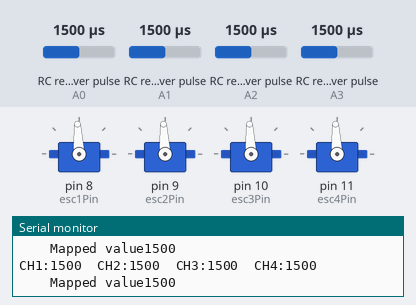
The sketch below on a simulated Arduino Uno, built with avr-gcc and run on an emulated ATmega328P. On the bench: 4 × servo, the last lines printed to the serial monitor. Wiring (inferred from the names in the program): 4 × RC receiver channel: data A0 / data A1 / data A2 / data A3. Inputs (shaded band) come from the test bench; at power-on: RC receiver pulse (sensors on A2, A0, A1, A3) 1500 µs.

Above: at 1.2 s.
1.3 s: RC receiver pulse (sensor on A2) set to 1020 µs
At 1.8 s:
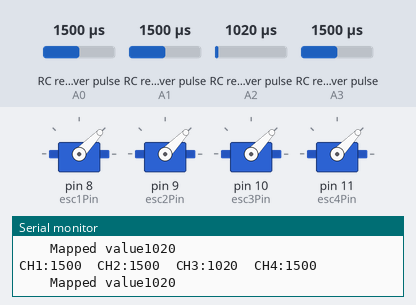
2.9 s: RC receiver pulse (sensor on A2) set to 1250 µs
At 3.8 s:
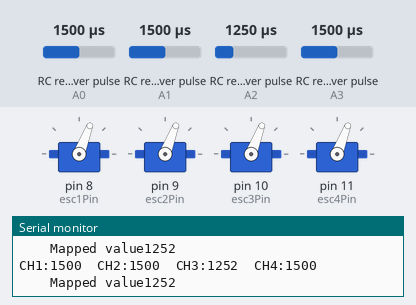
4.4 s: RC receiver pulse (sensor on A2) set to 1750 µs
At 4.7 s:
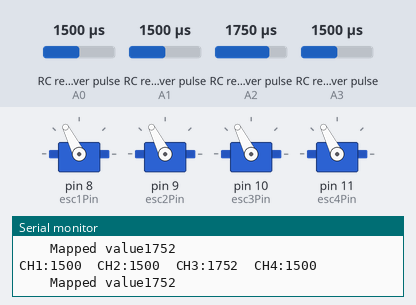
5.9 s: RC receiver pulse (sensor on A2) set to 1980 µs
At 6.8 s:
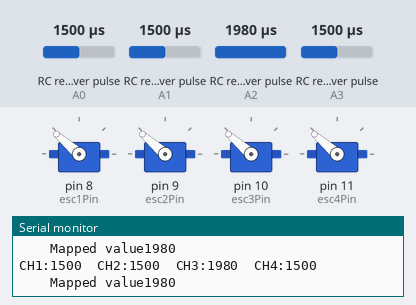
7.5 s: RC receiver pulse (sensor on A2) set to 1500 µs
At 8.9 s:
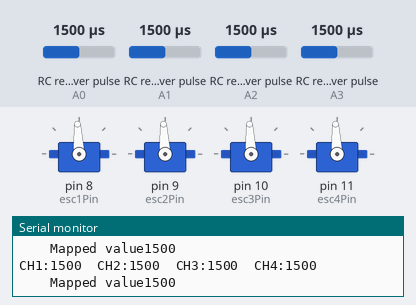
Timing chart, 0 to 10.0 s (numbered marks = the images above; inputs shaded):
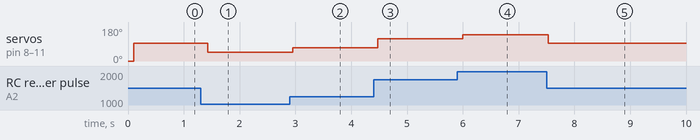

The sketch:

Reciever__Input.ino
```cpp
#include <EnableInterrupt.h>
#include <Servo.h>  //Using servo library to control ESC

Servo esc1;          //Creating an object of Servo
Servo esc2;
Servo esc3;
Servo esc4;

#define SERIAL_PORT_SPEED 57600
#define RC_NUM_CHANNELS  4

#define RC_CH1  0
#define RC_CH2  1
#define RC_CH3  2
#define RC_CH4  3

#define RC_CH1_INPUT  A0
#define RC_CH2_INPUT  A1
#define RC_CH3_INPUT  A2
#define RC_CH4_INPUT  A3

uint16_t rc_values[RC_NUM_CHANNELS];
uint32_t rc_start[RC_NUM_CHANNELS];
volatile uint16_t rc_shared[RC_NUM_CHANNELS];   //Read about volatile: https://www.arduino.cc/reference/en/language/variables/variable-scope--qualifiers/volatile/
                                                // 16 bit = 2 byte unsigned integer

int channet4Output = 1000;

int esc1Pin = 8;
int esc2Pin = 9;
int esc3Pin = 10;
int esc4Pin = 11;

void rc_read_values() {
  noInterrupts();
  memcpy(rc_values, (const void *)rc_shared, sizeof(rc_shared));
  interrupts();
}

void calc_input(uint8_t channel, uint8_t input_pin) {
  if (digitalRead(input_pin) == HIGH) {
    rc_start[channel] = micros();
  } else {
    uint16_t rc_compare = (uint16_t)(micros() - rc_start[channel]);
    rc_shared[channel] = rc_compare;
  }
}

void calc_ch1() { calc_input(RC_CH1, RC_CH1_INPUT); }
void calc_ch2() { calc_input(RC_CH2, RC_CH2_INPUT); }
void calc_ch3() { calc_input(RC_CH3, RC_CH3_INPUT); }
void calc_ch4() { calc_input(RC_CH4, RC_CH4_INPUT); }

void setup() {
  Serial.begin(SERIAL_PORT_SPEED);
  esc1.attach(esc1Pin);                //Specify ESC pin, here as D9
  esc2.attach(esc2Pin);
  esc3.attach(esc3Pin);
  esc4.attach(esc4Pin);

  esc1.write(1000);  //initialize the signal to 1000
  esc2.write(1000);
  esc3.write(1000);
  esc4.write(1000);

  pinMode(RC_CH1_INPUT, INPUT);
  pinMode(RC_CH2_INPUT, INPUT);
  pinMode(RC_CH3_INPUT, INPUT);
  pinMode(RC_CH4_INPUT, INPUT);

  enableInterrupt(RC_CH1_INPUT, calc_ch1, CHANGE);
  enableInterrupt(RC_CH2_INPUT, calc_ch2, CHANGE);
  enableInterrupt(RC_CH3_INPUT, calc_ch3, CHANGE);
  enableInterrupt(RC_CH4_INPUT, calc_ch4, CHANGE);


}

void loop() {
  rc_read_values();

  Serial.print("CH1:"); Serial.print(rc_values[RC_CH1]); Serial.print("\t");
  Serial.print("CH2:"); Serial.print(rc_values[RC_CH2]); Serial.print("\t");
  Serial.print("CH3:"); Serial.print(rc_values[RC_CH3]); Serial.print("\t");
  Serial.print("CH4:"); Serial.println(rc_values[RC_CH4]);Serial.print("\t");

  channet4Output = map(rc_values[RC_CH3],1000,2000,1000,2000);
//
  Serial.print("\tMapped value");Serial.println(channet4Output);
  esc1.writeMicroseconds(channet4Output);
  esc2.writeMicroseconds(channet4Output);
  esc3.writeMicroseconds(channet4Output);
  esc4.writeMicroseconds(channet4Output);

  delay(100);
}
```

Measured:
- after the input at 1.3 s, servo on pin 8 (esc1Pin), servo on pin 9 (esc2Pin), servo on pin 10 (esc3Pin), servo on pin 11 (esc4Pin): 93° → 46° after 0.13 s
- after the input at 2.9 s, servo on pin 8 (esc1Pin), servo on pin 9 (esc2Pin), servo on pin 10 (esc3Pin), servo on pin 11 (esc4Pin): 46° → 69° after 0.05 s
- after the input at 4.4 s, servo on pin 8 (esc1Pin), servo on pin 9 (esc2Pin), servo on pin 10 (esc3Pin), servo on pin 11 (esc4Pin): 69° → 117° after 0.08 s
- after the input at 5.9 s, servo on pin 8 (esc1Pin), servo on pin 9 (esc2Pin), servo on pin 10 (esc3Pin), servo on pin 11 (esc4Pin): 117° → 139° after 0.10 s
- after the input at 7.5 s, servo on pin 8 (esc1Pin), servo on pin 9 (esc2Pin), servo on pin 10 (esc3Pin), servo on pin 11 (esc4Pin): 139° → 93° at once
